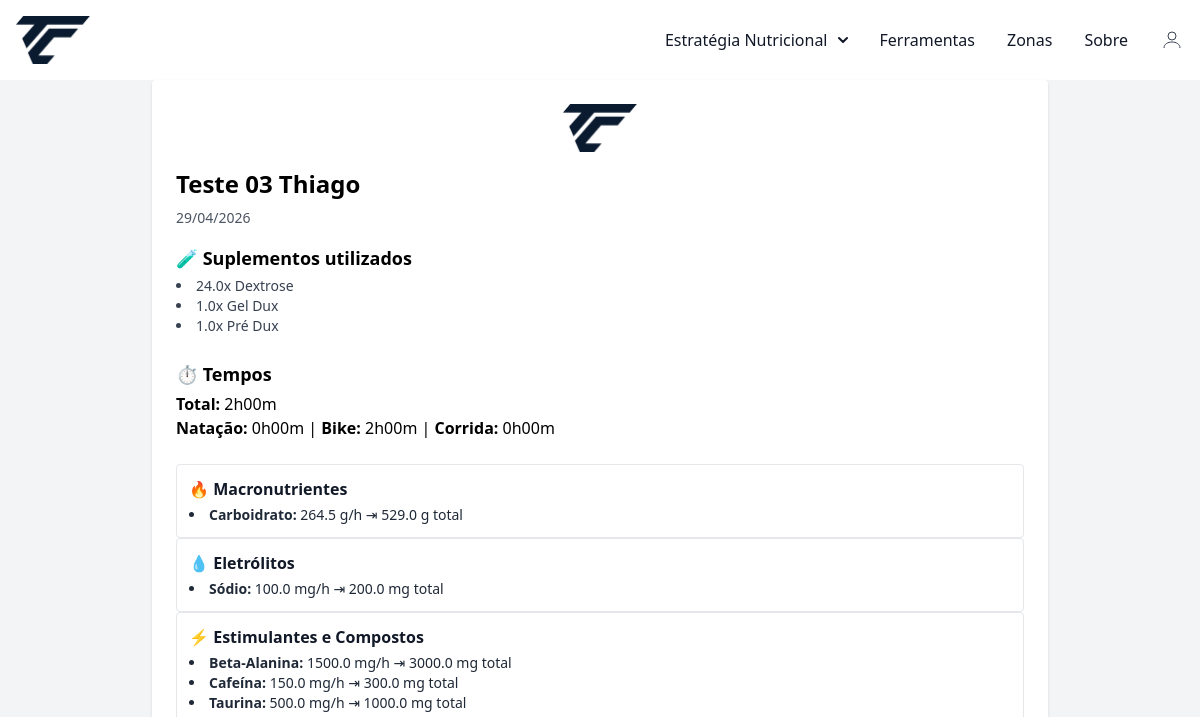
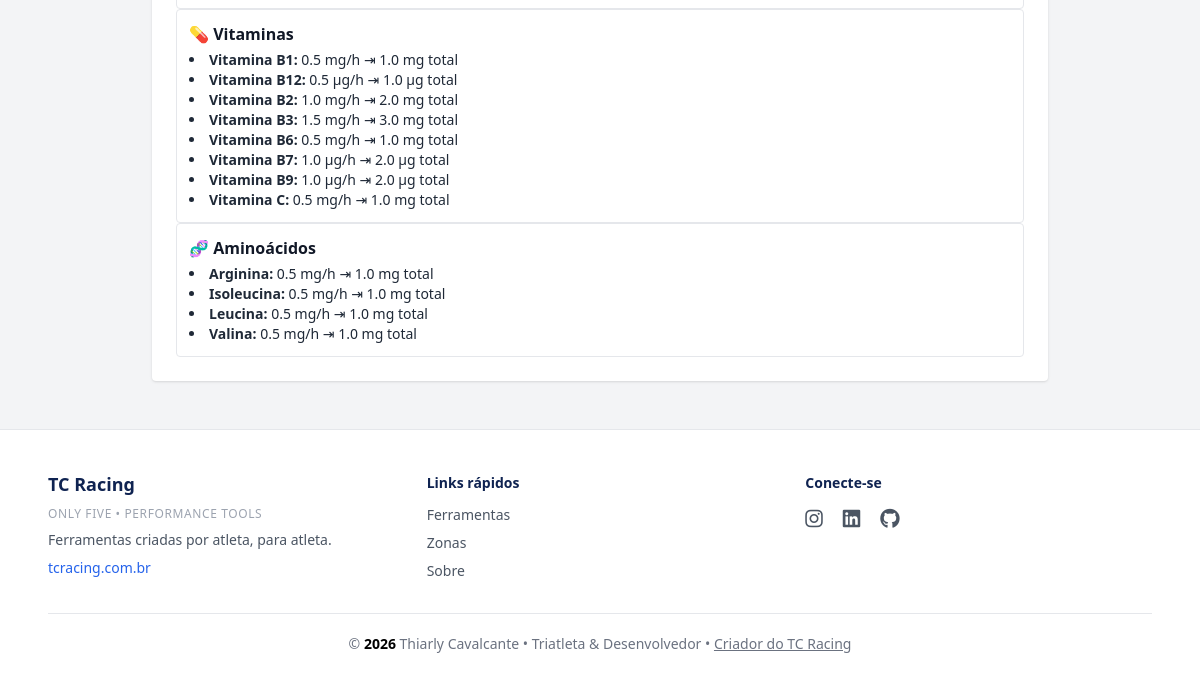
/resumo/print/19 (signed in), run on an earlier commit of the app's database (2 pictures, top to bottom).
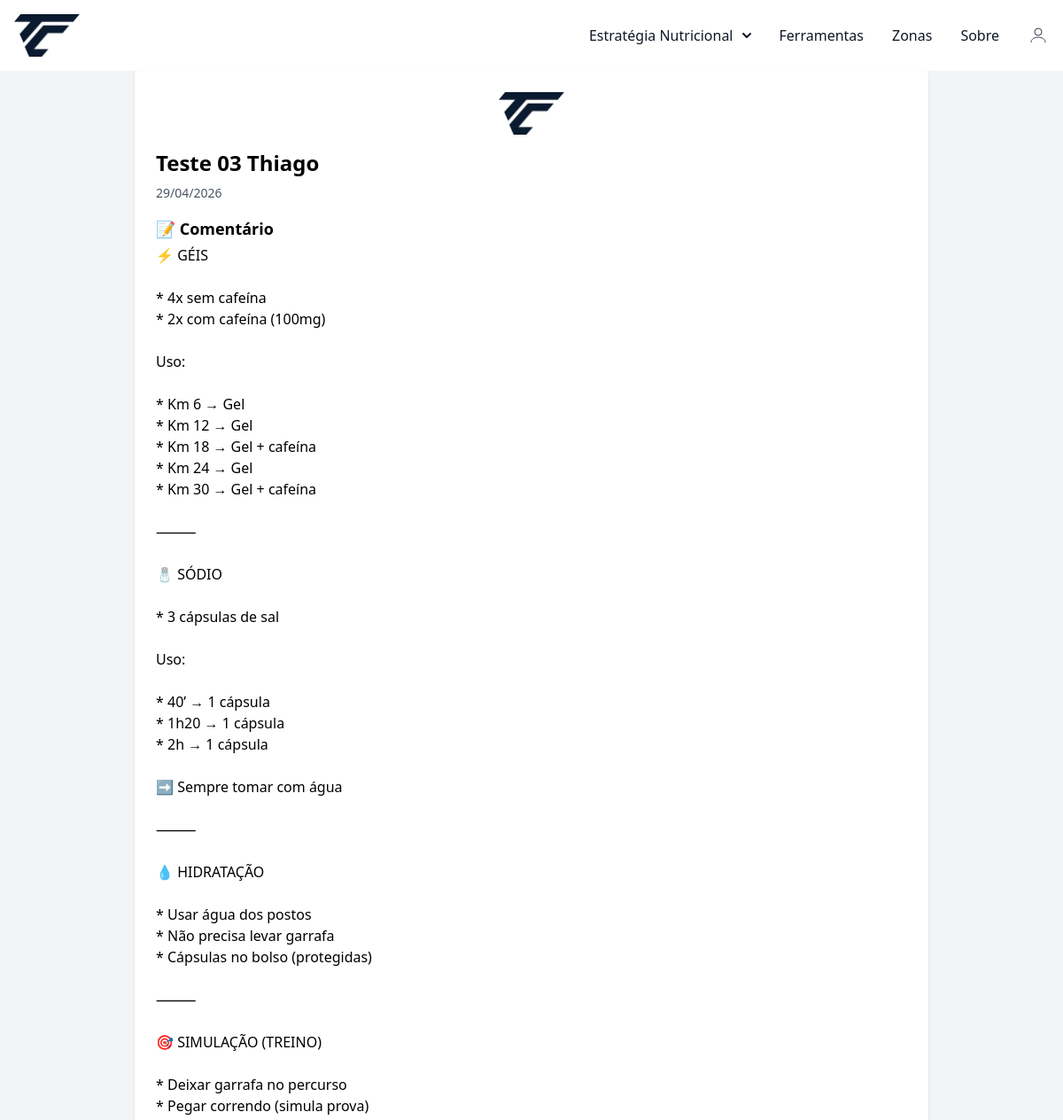
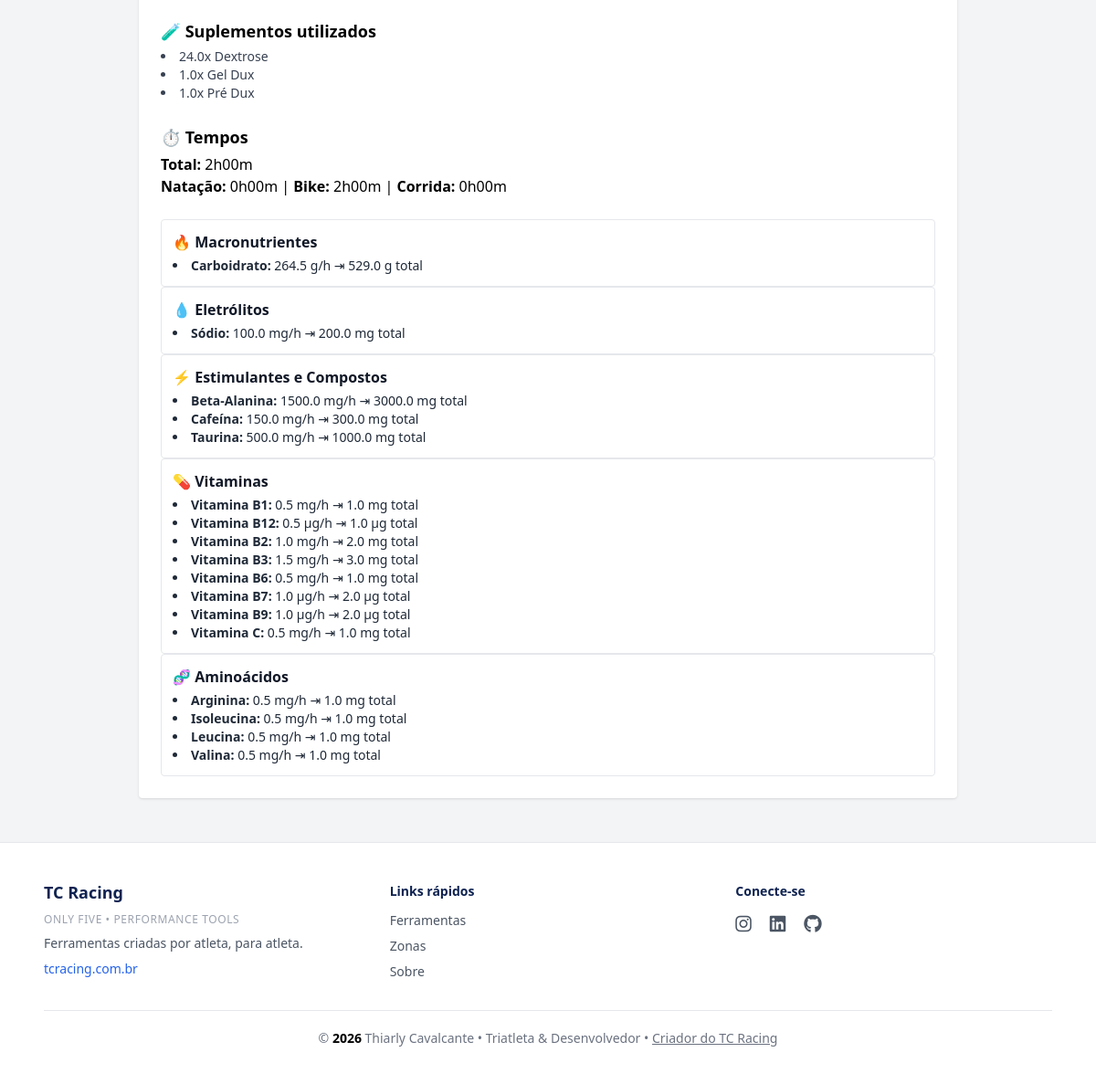
And on a later commit of the database (2 pictures, top to bottom).
### conversor/models.py (models this page shows, shortened)
class ResumoSalvo(database.Model):
    __tablename__ = 'resumos_salvos'
    id = database.Column(database.Integer, primary_key=True)
    pessoa_id = database.Column(database.Integer, database.ForeignKey('pessoas.id'), nullable=True)
    user_id = database.Column(database.Integer, database.ForeignKey('user.id'), nullable=False)
    token_publico = database.Column(database.String(100), unique=True, nullable=True)
    nome_treino = database.Column(database.String(100), nullable=False)
    data = database.Column(database.Date, nullable=False)
    comentario = database.Column(database.Text)
    resumo_dados = database.Column(database.JSON, nullable=False)
    suplementos_utilizados = database.Column(database.Text, nullable=True)  # ✅ Novo campo
    tempo_natacao = database.Column(database.Float)
    tempo_bike = database.Column(database.Float)
    tempo_corrida = database.Column(database.Float)
    tempo_total = database.Column(database.Float)
    ordem = database.Column(database.Integer, nullable=False, default=0)
    pessoa = database.relationship('Pessoa', backref='resumos')
    criado_em = database.Column(database.DateTime, default=datetime.utcnow)

### conversor/router.py (the view)
@app.route("/resumo/print/<int:id>")
@login_required
def print_resumo(id):
    resumo = ResumoSalvo.query.get_or_404(id)
    if resumo.user_id != current_user.id:
        return redirect(url_for('resumo_view'))
    return render_template(
        "resumo_print.html",
        resumo=resumo,
        unidades=UNIDADES_PRINT,
        formatar_tempo_decimal=formatar_tempo_decimal
    )

### conversor/models.py (called while the page is built)
@login_manager.user_loader
def load_user(user_id):
    return User.query.get(int(user_id))

### conversor/templates/resumo_print.html (shortened to what this page needs)
{% extends "base.html" %}
{% block content %}
{% macro formatar_tempo_decimal(decimal) %}
  {% if decimal is not none %}
    {% set horas = decimal|int %}
    {% set minutos = ((decimal - horas) * 60)|round(0, 'floor') %}
    {{ horas }}h{{ "%02d"|format(minutos) }}m
  {% else %}-{% endif %}
{% endmacro %}
<div class="max-w-4xl mx-auto bg-white p-6 rounded shadow print-card print-wrap print-pad">
  <div class="flex items-center justify-center mb-4">
    <img src="{{ url_for('static', filename='image/logotc-navbar.png') }}"
         alt="Logo" class="h-12 print-logo">
  </div>
  <h1 class="text-2xl font-bold mb-2">{{ resumo.nome_treino }}</h1>
  <p class="text-sm text-gray-600 mb-4">{{ resumo.data.strftime('%d/%m/%Y') }}</p>
  {% if resumo.comentario %}
  <div class="mb-6">
    <h2 class="text-lg font-semibold mb-1">📝 Comentário</h2>
    <p class="whitespace-pre-wrap">{{ resumo.comentario }}</p>
  </div>
  {% endif %}
  {% if resumo.suplementos_utilizados %}
  <div class="mb-6">
    <h2 class="text-lg font-semibold mb-1">🧪 Suplementos utilizados</h2>
    <ul class="list-disc list-inside text-sm text-gray-700">
      {% for item in resumo.suplementos_utilizados.split(',') %}
        <li>{{ item.strip() }}</li>
      {% endfor %}
    </ul>
  </div>
  {% endif %}
  <div class="mb-6">
    <h2 class="text-lg font-semibold mb-1">⏱️ Tempos</h2>
    <p><strong>Total:</strong> {{ formatar_tempo_decimal(resumo.tempo_total) }}</p>
    <p>
      <strong>Natação:</strong> {{ formatar_tempo_decimal(resumo.tempo_natacao) }} |
      <strong>Bike:</strong> {{ formatar_tempo_decimal(resumo.tempo_bike) }} |
      <strong>Corrida:</strong> {{ formatar_tempo_decimal(resumo.tempo_corrida) }}
    </p>
  </div>
  {% set ordem = ["Macronutrientes","Eletrólitos","Estimulantes e Compostos","Vitaminas","Aminoácidos"] %}
  {% set ordem_eletrolitos = ["Sódio","Magnésio","Potássio","Cálcio"] %}
  {% set classe_cat = {
    "Macronutrientes":"cat-macro",
    "Eletrólitos":"cat-ele",
    "Estimulantes e Compostos":"cat-stim",
    "Vitaminas":"cat-vit",
    "Aminoácidos":"cat-amino"
  } %}
  <div class="print-grid">
    {% for categoria in ordem %}
      {% if resumo.resumo_dados.get(categoria) %}
        {% set dados = resumo.resumo_dados[categoria] %}
        {% if categoria == "Eletrólitos" %}
          {% set total = namespace(v=0) %}
          {% for k in ordem_eletrolitos %}{% set total.v = total.v + (dados.get(k,0) or 0) %}{% endfor %}
          {% set mostrar = total.v > 0 %}
        {% else %}
          {% set soma = dados.values() | map('float') | sum %}
          {% set mostrar = soma > 0 %}
        {% endif %}
        {% if mostrar %}
        <div class="p-3 rounded border print-item {{ classe_cat.get(categoria,'') }}">
          <h3 class="font-semibold text-gray-900 mb-1">
            {{ "💧" if categoria=="Eletrólitos" else ("🔥" if categoria=="Macronutrientes" else ("⚡" if categoria=="Estimulantes e Compostos" else ("💊" if categoria=="Vitaminas" else "🧬"))) }}
            {{ categoria }}
          </h3>
          <ul class="list-disc list-inside text-sm text-gray-800 print-list">
            {% if categoria == "Eletrólitos" %}
              {% for item in ordem_eletrolitos %}
                {% set valor = dados.get(item,0) %}
                {% if valor > 0 %}
                  <li><strong>{{ item }}:</strong>
                    {{ valor|round(1) }} {{ unidades[categoria].get(item,'') }}/h ⇥
                    {{ (valor * resumo.tempo_total)|round(1) }} {{ unidades[categoria].get(item,'') }} total
                  </li>
                {% endif %}
              {% endfor %}
            {% else %}
              {% for item, valor in dados.items() if valor > 0 %}
                <li><strong>{{ item }}:</strong>
                  {{ valor|round(1) }} {{ unidades[categoria].get(item,'') }}/h ⇥
                  {{ (valor * resumo.tempo_total)|round(1) }} {{ unidades[categoria].get(item,'') }} total
                </li>
              {% endfor %}
            {% endif %}
          </ul>
        </div>
        {% endif %}
      {% endif %}
    {% endfor %}
  </div>
</div>
{% endblock %}

### conversor/templates/base.html (shortened to what this page needs)
<!DOCTYPE html>
<html lang="pt">
<head>
    <link rel="stylesheet" href="https://cdnjs.cloudflare.com/ajax/libs/font-awesome/6.5.0/css/all.min.css">
    <link href="https://cdn.jsdelivr.net/npm/tom-select@2.3.1/dist/css/tom-select.css" rel="stylesheet">
    <script src="https://cdn.tailwindcss.com"></script>
    <link rel="stylesheet" href="{{ url_for('static', filename='css/style.css') }}">
</head>
<body>
    {% include 'navbar.html' %}
    <div class="content">
    {% block content %}
    {% endblock %}
    </div>
<footer class="w-full bg-white border-t border-gray-200 mt-12">
    <div class="max-w-6xl mx-auto px-6 py-10">
        <div class="grid grid-cols-1 md:grid-cols-3 gap-8 text-center md:text-left">
            <div>
                <h3 class="text-lg font-bold title-nave mb-2">
                    <a href="https://www.tcracing.com.br/" target="_blank" class="hover:text-blue-700">
                        TC Racing
                    </a>
                </h3>
                    <p class="text-xs text-gray-400 mb-2 tracking-wider uppercase">
                      Only Five • Performance Tools
                    </p>
                <p class="text-sm text-gray-600">
                    Ferramentas criadas por atleta, para atleta.
                </p>
                <a href="https://www.tcracing.com.br/" target="_blank"
                  class="text-sm text-blue-600 hover:underline mt-2 inline-block">
                    tcracing.com.br
                </a>
            </div>
            <div>
                <h3 class="text-sm font-bold title-nave mb-3">Links rápidos</h3>
                <div class="flex flex-col gap-2 text-sm">
                    <a href="{{ url_for('ferramentas_calculadora') }}" class="text-gray-600 hover:text-blue-700">
                        Ferramentas
                    </a>
                    <a href="{{ url_for('zonas') }}" class="text-gray-600 hover:text-blue-700">
                        Zonas
                    </a>
                    <a href="{{ url_for('sobre') }}" class="text-gray-600 hover:text-blue-700">
                        Sobre
                    </a>
                </div>
            </div>
            <div>
                <h3 class="text-sm font-bold title-nave mb-3">Conecte-se</h3>
                <div class="flex justify-center md:justify-start gap-5 text-xl">
                    <a href="https://www.instagram.com/thiarly_tc/" target="_blank"
                       class="text-gray-600 hover:text-pink-600" aria-label="Instagram">
                        <i class="fa-brands fa-instagram"></i>
                    </a>
                    <a href="https://www.linkedin.com/in/thiarly-cavalcante-b0aa6056/" target="_blank"
                       class="text-gray-600 hover:text-blue-700" aria-label="LinkedIn">
                        <i class="fa-brands fa-linkedin"></i>
                    </a>
                    <a href="https://github.com/thiarly" target="_blank"
                       class="text-gray-600 hover:text-black" aria-label="GitHub">
                        <i class="fa-brands fa-github"></i>
                    </a>
                </div>
            </div>
        </div>
        <div class="border-t border-gray-200 mt-8 pt-5 text-center text-sm text-gray-500">
            &copy; <span id="copyrightYear"></span> Thiarly Cavalcante • Triatleta & Desenvolvedor •
            <a href="https://tccavalcante.com" target="_blank"
               class="underline hover:text-blue-700">
                Criador do TC Racing
            </a>
        </div>
    </div>
</footer>
</body>
</html>

### conversor/templates/navbar.html (shortened to what this page needs)
<!DOCTYPE html>
<html lang="en">
<head>
    <script src="https://cdn.tailwindcss.com"></script>
</head>
<body class="bg-gray-100">
<nav class="bg-white border-gray-200">
  <div class="max-w-screen-xl flex flex-wrap items-center justify-between mx-auto p-4">
    <a href="{{url_for('zonas')}}" class="flex items-center">
      <img src="{{ url_for('static', filename='image/logotc-navbar.png')}}" class="h-12 mr-3 " alt="Flowbite Logo" />
    </a>
    <div class="hidden w-full md:block md:w-auto" id="divNav">
      <ul class="flex flex-col font-medium p-4 md:p-0 mt-4 border border-gray-100 rounded-lg bg-gray-50 md:space-x-8 rtl:space-x-reverse md:flex-row md:mt-0 md:border-0 md:bg-white md">
        <li class="relative">
          <button id="dropdownNavbarLink4" data-dropdown-toggle="dropdownNavbar" class="flex items-center justify-between w-full py-2 px-3 text-gray-900 rounded hover:bg-gray-100 md:hover:bg-transparent md:border-0 md:hover:text-blue-700 md:p-0 md:w-auto ">Estratégia Nutricional <svg class="w-2.5 h-2.5 ms-2.5" aria-hidden="true" xmlns="http://www.w3.org/2000/svg" fill="none" viewBox="0 0 10 6">
    <path stroke="currentColor" stroke-linecap="round" stroke-linejoin="round" stroke-width="2" d="m1 1 4 4 4-4"/>
    </svg></button>
      </li>
      <li>
        <a href="{{ url_for('ferramentas_calculadora') }}"
       class="block py-2 px-3 text-gray-900 rounded hover:bg-gray-100 md:hover:bg-transparent md:hover:text-blue-700 md:p-0">
        Ferramentas
        </a>
      </li>
        <li>
          <a href="{{ url_for('zonas') }}" class="block py-2 px-3 text-gray-900 rounded hover:bg-gray-100 md:hover:bg-transparent md:border-0 md:hover:text-blue-700 md:p-0" aria-current="page">Zonas</a>
        </li>
        <li>
          <a href="{{ url_for('sobre') }}" class="block py-2 px-3 text-gray-900 rounded hover:bg-gray-100 md:hover:bg-transparent md:border-0 md:hover:text-blue-700 md:p-0">Sobre</a>
        </li>
        {% if current_user.is_authenticated %}
        <li class="relative">
          <button id="userDropdown" class="flex items-center space-x-2 text-gray-700 ">
            <svg xmlns="http://www.w3.org/2000/svg" class="w-6 h-6" fill="none" viewBox="0 0 24 24" stroke="currentColor">
              <circle cx="12" cy="8" r="4" />
              <path d="M4 20c0-4 4-6 8-6s8 2 8 6" />
            </svg>
          </button>
        </li>
        {% endif %}
    </div>
  </div>
</nav>
</body>
</html>

### conversor/static/css/style.css (style rules this page uses)
span { color: black; font-weight: bold; }
html { height: 100%; }
body { display: flex; flex-direction: column; min-height: 100vh; margin: 0; }
.content { flex: 1 0 auto; }
footer { flex-shrink: 0; }
.title-nave { position: relative; display: inline-block; color: #0F2351; font-weight: 700; }
.title-nave::after { content: ""; position: absolute; width: 0; height: 3px; left: 0; bottom: -4px; background-color: #0a1a2f; transition: width 0.3s ease; }

What changed in the data, as far as the page shows it:
changed ResumoSalvo "Teste 03 Thiago": comentario (not shown) → "⚡ GÉIS * 4x sem cafeína * 2x com cafeína (100mg) Uso: * Km 6 → Gel * Km 12 → Gel * Km 18 → Gel + cafeína * Km 24 → Gel * Km 30 → Gel + cafeína ⸻ 🧂 SÓDIO * 3 cápsulas de sal Uso: * 40’ → 1 cápsula * 1h20 → 1 cápsula * 2h → 1 cápsula ➡️ Sempre tomar com água ⸻ 💧 HIDRATAÇÃO * Usar água dos postos * Não precisa levar garrafa * Cápsulas no bolso (protegidas) ⸻ 🎯 SIMULAÇÃO (TREINO) * Deixar garrafa no percurso * Pegar correndo (simula prova)"
Also different on the page:
text now shown: "📝 Comentário"
